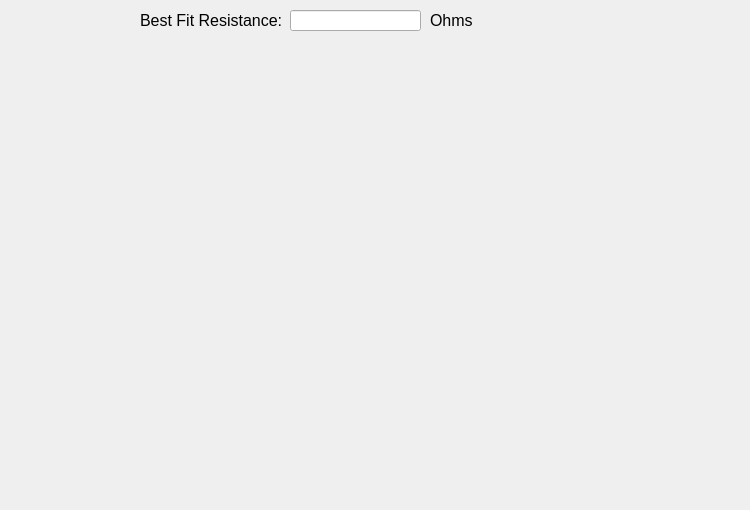
                <widget class="QWidget" name="tab_7">
                 <attribute name="title">
                  <string>First Period Plot</string>
                 </attribute>
                 <widget class="QWidget" name="widget_first" native="true">
                  <property name="geometry">
                   <rect>
                    <x>0</x>
                    <y>40</y>
                    <width>741</width>
                    <height>461</height>
                   </rect>
                  </property>
                  <widget class="MatplotlibWidget" name="mplwidget_first">
                   <property name="geometry">
                    <rect>
                     <x>190</x>
                     <y>120</y>
                     <width>151</width>
                     <height>91</height>
                    </rect>
                   </property>
                  </widget>
                 </widget>
                 <widget class="QLabel" name="label_12">
                  <property name="geometry">
                   <rect>
                    <x>140</x>
                    <y>10</y>
                    <width>151</width>
                    <height>21</height>
                   </rect>
                  </property>
                  <property name="font">
                   <font>
                    <pointsize>12</pointsize>
                   </font>
                  </property>
                  <property name="text">
                   <string>Best Fit Resistance:</string>
                  </property>
                 </widget>
                 <widget class="QLineEdit" name="lineEdit_bfr_first">
                  <property name="geometry">
                   <rect>
                    <x>290</x>
                    <y>10</y>
                    <width>131</width>
                    <height>21</height>
                   </rect>
                  </property>
                  <property name="font">
                   <font>
                    <pointsize>12</pointsize>
                   </font>
                  </property>
                  <property name="text">
                   <string/>
                  </property>
                 </widget>
                 <widget class="QLabel" name="label_resistance_unit_first">
                  <property name="geometry">
                   <rect>
                    <x>430</x>
                    <y>10</y>
                    <width>51</width>
                    <height>21</height>
                   </rect>
                  </property>
                  <property name="font">
                   <font>
                    <pointsize>12</pointsize>
                   </font>
                  </property>
                  <property name="text">
                   <string>Ohms</string>
                  </property>
                 </widget>
                 <zorder>label_12</zorder>
                 <zorder>lineEdit_bfr_first</zorder>
                 <zorder>label_resistance_unit_first</zorder>
                 <zorder>widget_first</zorder>
                </widget>
